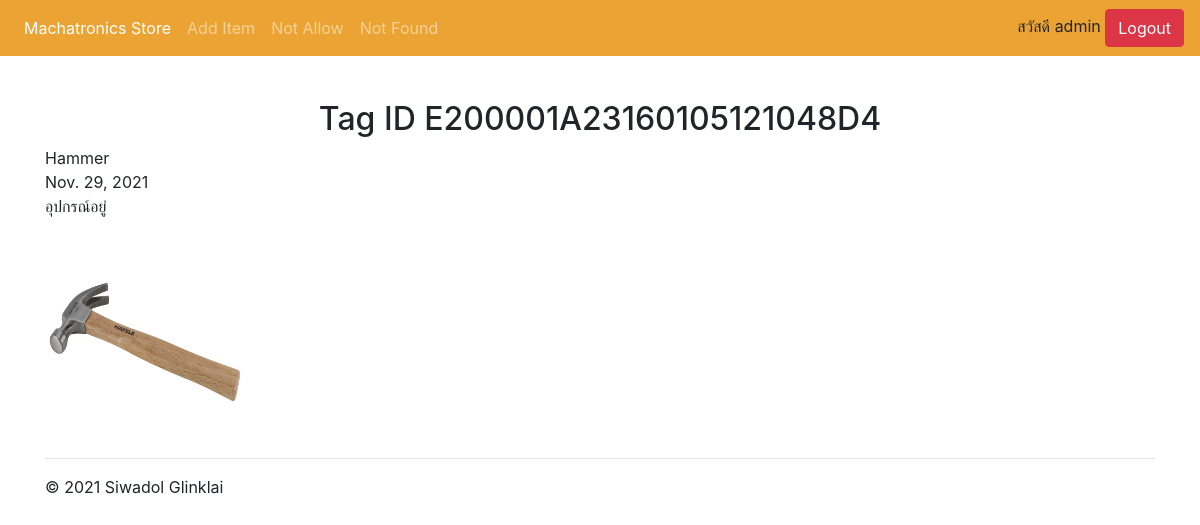
Before: /item/E200001A23160105121048D4/ (signed in) with the older database file.
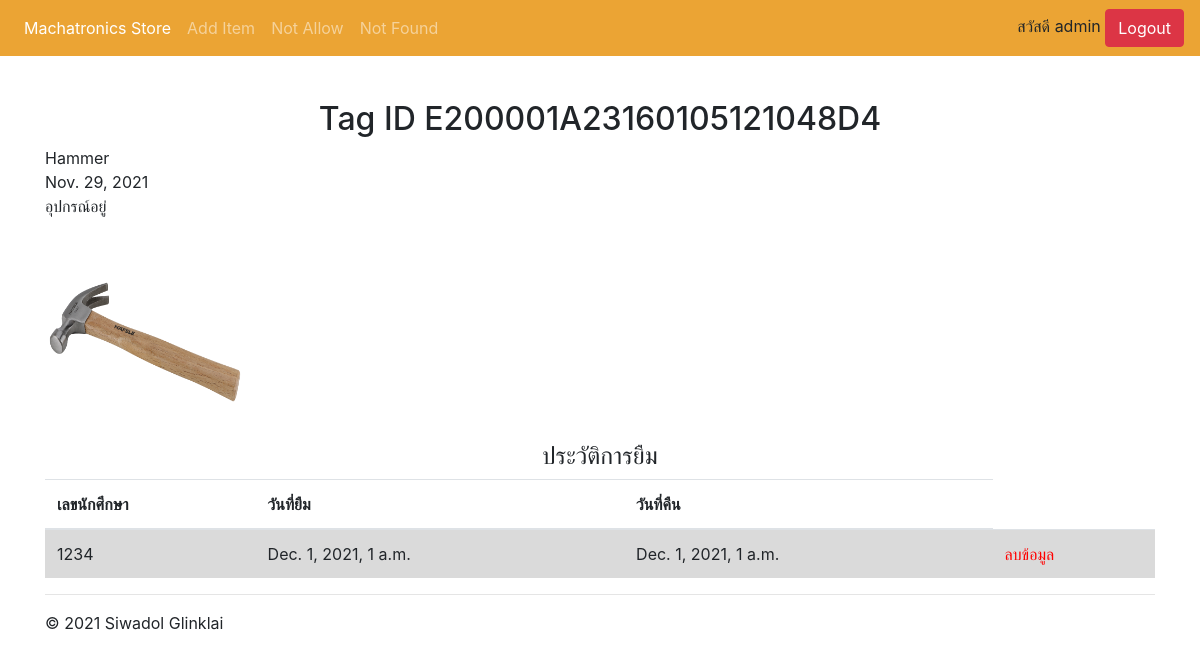
After: the same page with the newer database file.
### WebApplication/models.py (models this page shows, shortened)
class ObjectHistory(models.Model):
    tag_id = models.ForeignKey(ObjectInfo, on_delete=models.CASCADE)
    student_id = models.CharField(
        max_length=20,
        null=True,
        blank=True
    )
    picture = models.ImageField(null=True, blank=True,upload_to="ObjectHistory")
    borrow_time = models.DateTimeField(null=True,blank=True)
    return_time = models.DateTimeField(null=True,blank=True)

### WebApplication/views.py (the view)
# urls.py: path('item/<str:tag_id>/', login_required(views.item), name='item'),
def item(request,tag_id):
    objects = ObjectInfo.objects.get(tag_id=tag_id)
    objects_history = ObjectHistory.objects.filter(tag_id=tag_id)
    return render(request, 'WebApplication/item.html',{
        'objects':objects,
        'objects_history':objects_history})

### templates/WebApplication/item.html (shortened to what this page needs)
{% extends 'WebApplication/base.html' %}
{% block content %}
<h2 align="center">Tag ID {{objects.tag_id}}</h2>
{{objects.tag_name}} <br>
{{objects.add_date}} <br>
{{objects.status}} <br>
{{objects.date_time}} <br>
<img style="width:200px; height:200px" src="{{objects.picture.url}}">
{% if objects_history %}
<h4 align="center">ประวัติการยืม</h4>
<table class="table">
    <thead>
        <tr>
            <th scope="col">เลขนักศึกษา</th>
            <th scope="col">วันที่ยืม</th>
            <th scope="col">วันที่คืน</th>
        </tr>
    </thead>
    <tbody id="table-data">
        {% for object in objects_history %}
          <tr class="table-active" id="table">
            <td>{{object.student_id}}</td>
            <td>{{object.borrow_time}}</td>
            <td>{{object.return_time}}</td>
            <td><a style="color: red" href="{% url 'WebApplication:deleteHistory' object.id %}">ลบข้อมูล</a></td>
          </tr>
        {% endfor %}
        </tbody>
      </table>
{% endif %}
{% endblock %}

Changed rows visible on the page:
added ObjectHistory: student_id "1234", borrow_time "Dec. 1, 2021, 1 a.m.", return_time "Dec. 1, 2021, 1 a.m."
Other visible differences:
text now shown: "ประวัติการยืม เลขนักศึกษา วันที่ยืม วันที่คืน"
